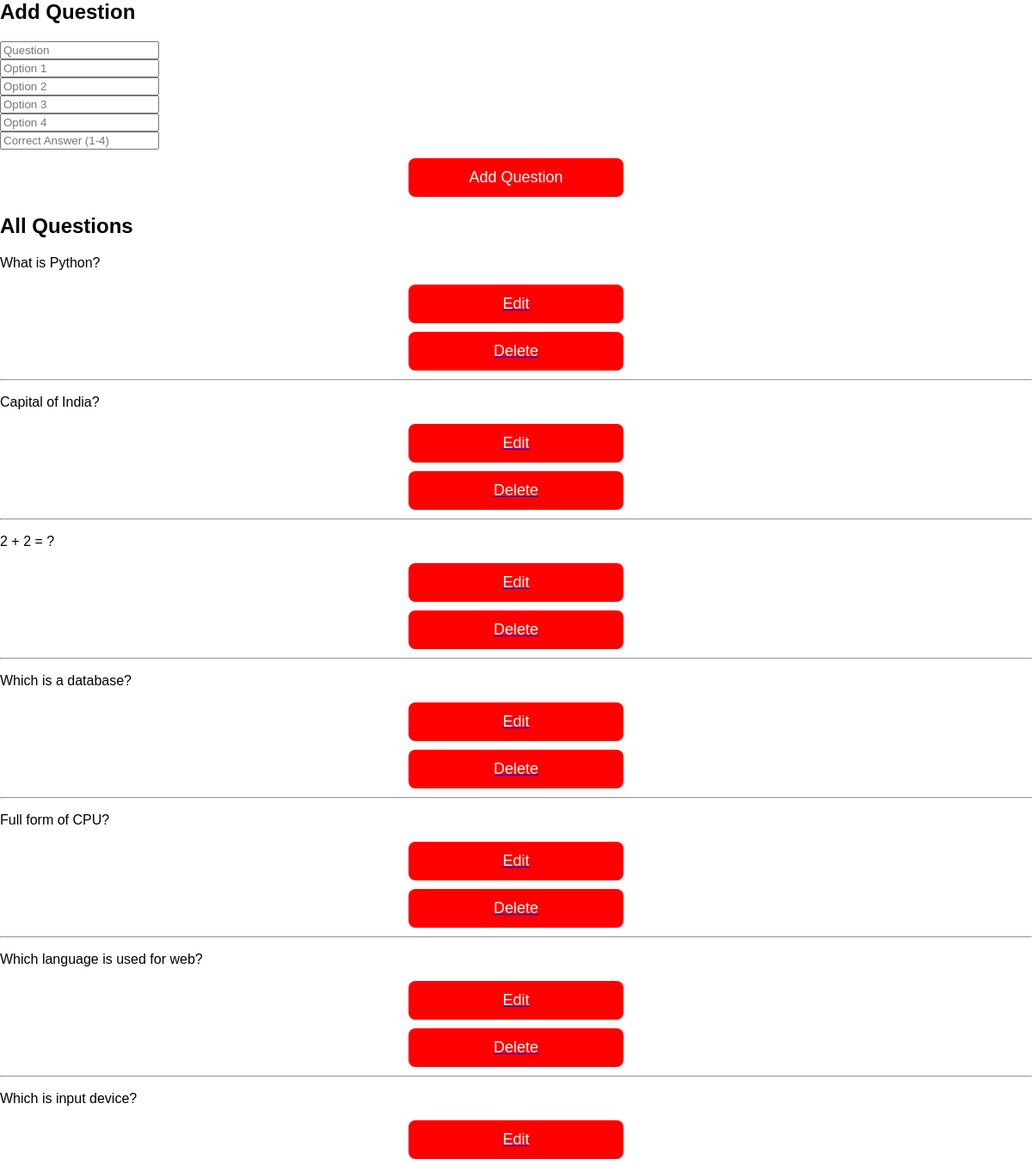
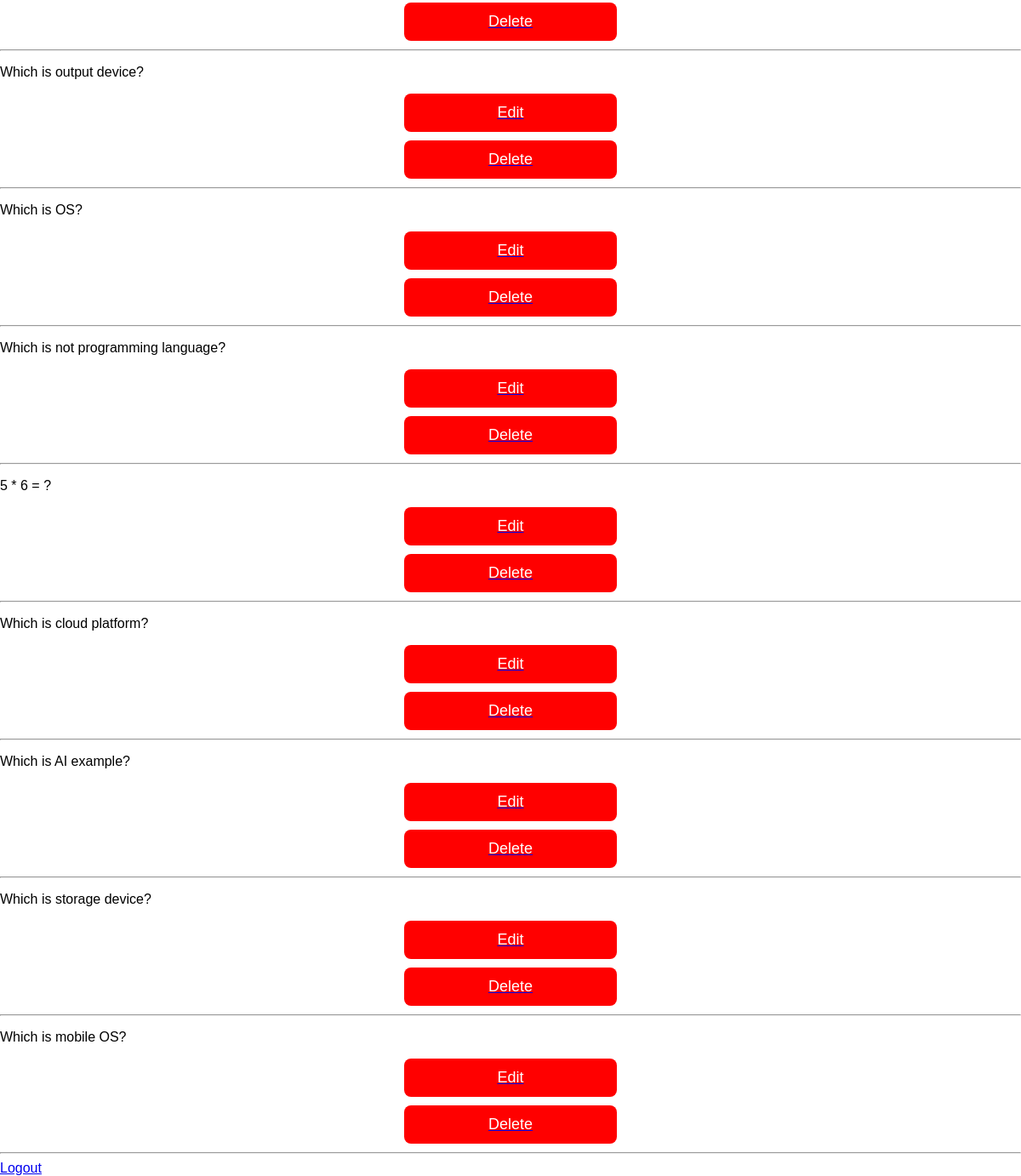
Page /admin (signed in) on the earlier database version (2 pictures, top to bottom).
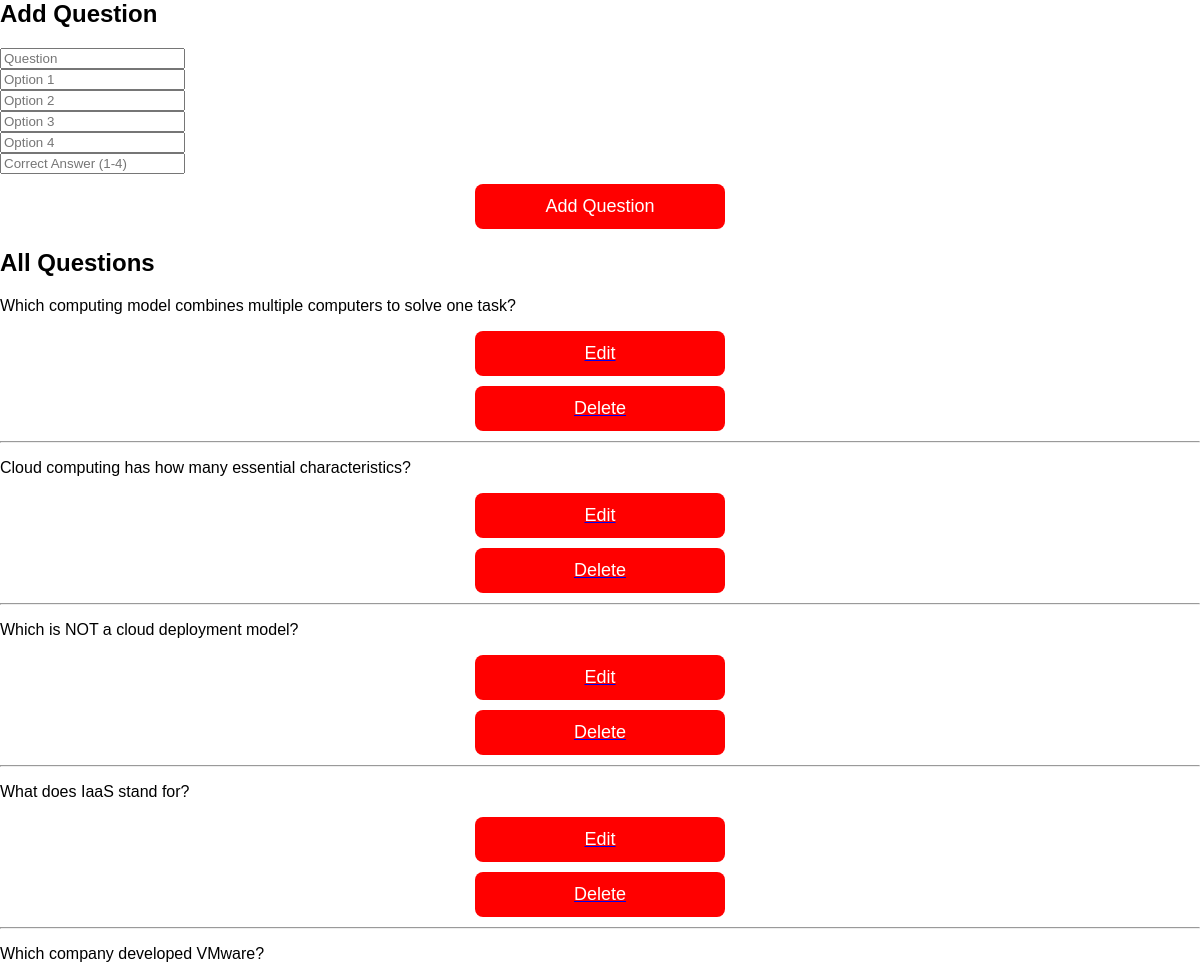
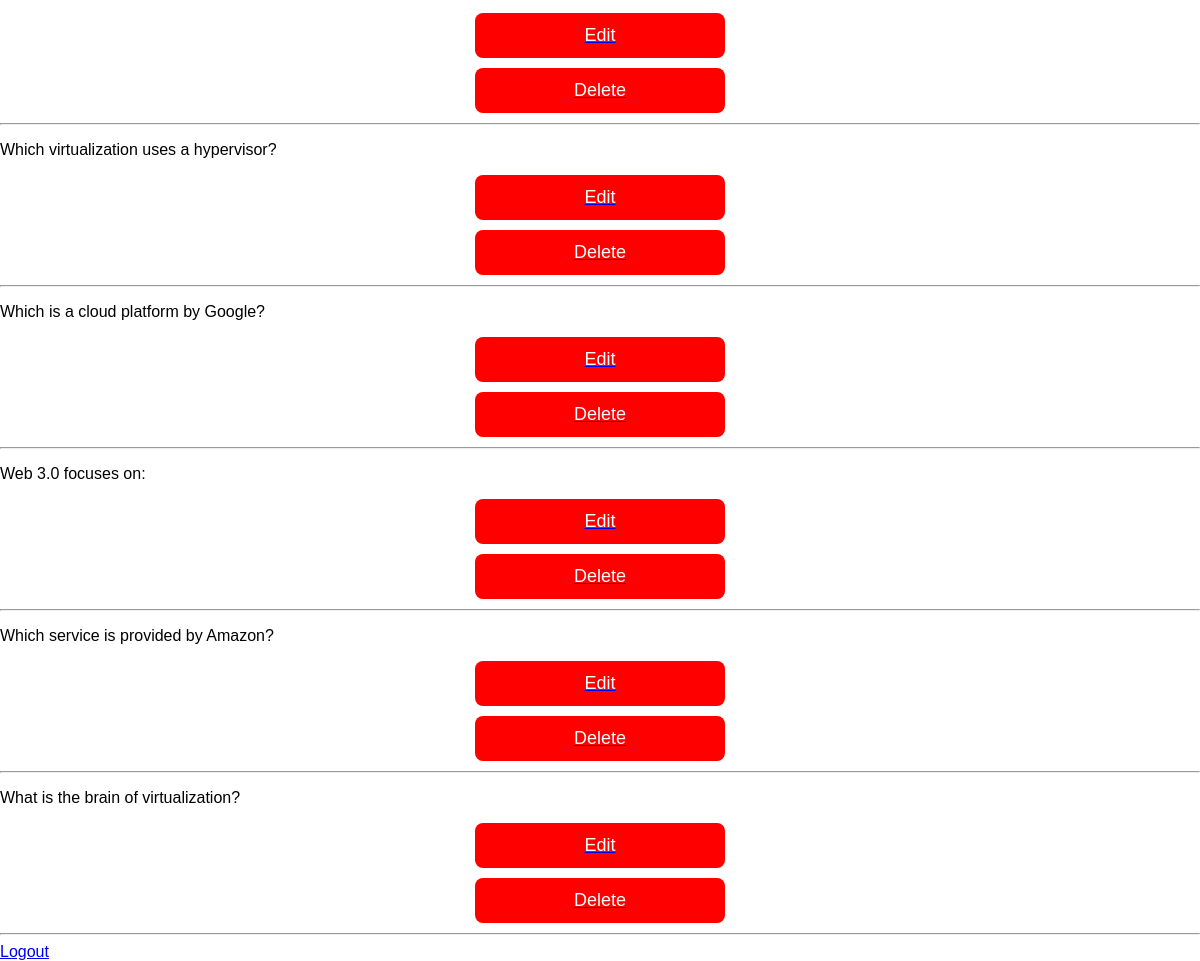
Same page on the later database version (2 pictures, top to bottom).
### tables this page shows
CREATE TABLE questions (
    id INTEGER PRIMARY KEY AUTOINCREMENT,
    question TEXT,
    option1 TEXT,
    option2 TEXT,
    option3 TEXT,
    option4 TEXT,
    correct_answer TEXT
);

### app.py (the view, shortened to what this page needs)
@app.route('/admin', methods=['GET','POST'])
def admin():
    if session.get('role') != 'admin':
        return "Access Denied"
    conn = sqlite3.connect('database.db')
    cur = conn.cursor()
    cur.execute("SELECT * FROM questions")
    questions = cur.fetchall()
    conn.close()
    return render_template('admin.html', questions=questions)

### templates/admin.html
<html>
<head>
<link rel="stylesheet" href="{{ url_for('static', filename='style.css') }}">
</head>
<body>
<div class="container">
<h2>Add Question</h2>
<form method="post">
<input name="question" placeholder="Question"><br>
<input name="o1" placeholder="Option 1"><br>
<input name="o2" placeholder="Option 2"><br>
<input name="o3" placeholder="Option 3"><br>
<input name="o4" placeholder="Option 4"><br>
<input name="answer" placeholder="Correct Answer (1-4)"><br>
<button type="submit">Add Question</button>
</form>
<h2>All Questions</h2>
{% for q in questions %}
    <p>{{ q[1] }}</p>
    <a href="/edit/{{q[0]}}">
        <button type="button">Edit</button>
    </a>
    <a href="/delete/{{q[0]}}">
        <button type="button" style="background:red; color:white;">Delete</button>
    </a>
    <hr>
{% endfor %}
<a href="/logout">Logout</a>
</div>
</body>
</html>

Differences in the rows shown:
removed questions: question "What is Python?"
removed questions: question "Which is a database?"
removed questions: question "Full form of CPU?"
removed questions: question "Which is output device?"
removed questions: question "5 * 6 = ?"
removed questions: question "Which is cloud platform?"
removed questions: question "Which is AI example?"
removed questions: question "Which is storage device?"
removed questions: question "Which is mobile OS?"
added questions: question "Which computing model combines multiple computers to solve one task?"
changed questions: question "Capital of India?" → "Cloud computing has how many essential characteristics?"
changed questions: question "2 + 2 = ?" → "Which is NOT a cloud deployment model?"
added questions: question "What does IaaS stand for?"
added questions: question "Which company developed VMware?"
changed questions: question "Which language is used for web?" → "Which virtualization uses a hypervisor?"
changed questions: question "Which is input device?" → "Which is a cloud platform by Google?"
added questions: question "Web 3.0 focuses on:"
changed questions: question "Which is OS?" → "Which service is provided by Amazon?"
changed questions: question "Which is not programming language?" → "What is the brain of virtualization?"
